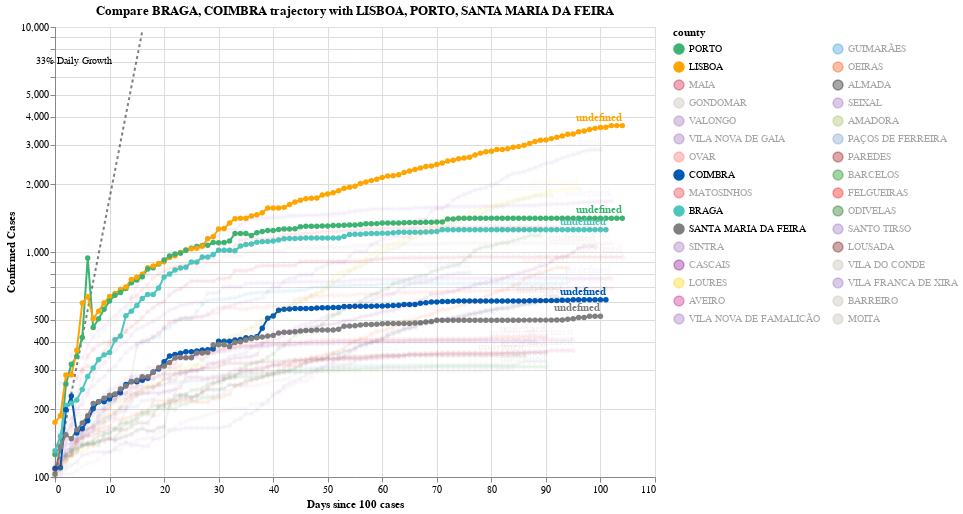

Notebook source saved alongside this figure:
### Code cell
#hide_input
chart4 = make_since_chart(['BRAGA', 'COIMBRA'])
chart4

### Figure 1 — Vega-Lite specification as saved in the notebook (floating-point values rounded to 4 significant figures; data arrays with more than 128 entries replaced by an {"elided": "..."} marker saying what was removed)
{"config": {"view": {"continuousWidth": 400, "continuousHeight": 300}}, "layer": [{"mark": {"type": "line", "color": "black", "opacity": 0.5, "strokeDash": [3, 3]}, "encoding": {"x": {"type": "quantitative", "field": "Days since 100 cases"}, "y": {"type": "quantitative", "field": "Confirmed Cases"}}}, {"mark": {"type": "text", "align": "right", "dx": -30, "dy": 30, "fontSize": 10, "text": "33% Daily Growth"}, "encoding": {"x": {"type": "quantitative", "field": "Days since 100 cases"}, "y": {"type": "quantitative", "field": "Confirmed Cases"}}, "transform": [{"filter": "(datum['Days since 100 cases'] >= 16)"}]}, {"data": {"name": "data-7fd3de8ebbe8fd9a1ec33dc5c481b4f3"}, "mark": {"type": "line", "point": true}, "encoding": {"color": {"type": "nominal", "field": "county", "legend": {"columns": 2, "symbolLimit": 32}, "scale": {"domain": ["PORTO", "LISBOA", "MAIA", "GONDOMAR", "VALONGO", "VILA NOVA DE GAIA", "OVAR", "COIMBRA", "MATOSINHOS", "BRAGA", "SANTA MARIA DA FEIRA", "SINTRA", "CASCAIS", "LOURES", "AVEIRO", "VILA NOVA DE FAMALICÃO", "GUIMARÃES", "OEIRAS", "ALMADA", "SEIXAL", "AMADORA", "PAÇOS DE FERREIRA", "PAREDES", "BARCELOS", "FELGUEIRAS", "ODIVELAS", "SANTO TIRSO", "LOUSADA", "VILA DO CONDE", "VILA FRANCA DE XIRA", "BARREIRO", "MOITA"], "range": ["mediumseagreen", "orange", "#C60C30", "#C1B7AD", "#9467bd", "#9467bd", "#FF6666", "#0059B3", "#ED2939", "#4DC6BD", "grey", "#9467bd", "purple", "#FFCD00", "#C71585", "#9467bd", "#2495D3", "#FF4500", "black", "#9467bd", "#A1BA59", "#7499c7", "#990000", "green", "#ff0000", "#006600", "#9467bd", "#6f0000", "#C1B7AD", "#9467bd", "#C1B7AD", "#C1B7AD"]}}, "opacity": {"condition": {"value": 1, "selection": "selector004"}, "value": 0.05}, "tooltip": [{"type": "temporal", "field": "Date"}, {"type": "nominal", "field": "county"}, {"type": "quantitative", "field": "Confirmed Cases"}, {"type": "quantitative", "field": "Days since 100 cases"}], "x": {"type": "quantitative", "field": "Days since 100 cases"}, "y": {"type": "quantitative", "field": "Confirmed Cases", "scale": {"type": "log"}}}, "height": 450, "selection": {"selector004": {"type": "multi", "fields": ["county"], "bind": "legend", "init": [{"county": "BRAGA"}, {"county": "COIMBRA"}, {"county": "LISBOA"}, {"county": "PORTO"}, {"county": "SANTA MARIA DA FEIRA"}]}}, "width": 600}, {"data": {"name": "data-7fd3de8ebbe8fd9a1ec33dc5c481b4f3"}, "mark": {"type": "text", "align": "right", "dy": -8, "fontWeight": "bold"}, "encoding": {"color": {"type": "nominal", "field": "county", "legend": {"columns": 2, "symbolLimit": 32}, "scale": {"domain": ["PORTO", "LISBOA", "MAIA", "GONDOMAR", "VALONGO", "VILA NOVA DE GAIA", "OVAR", "COIMBRA", "MATOSINHOS", "BRAGA", "SANTA MARIA DA FEIRA", "SINTRA", "CASCAIS", "LOURES", "AVEIRO", "VILA NOVA DE FAMALICÃO", "GUIMARÃES", "OEIRAS", "ALMADA", "SEIXAL", "AMADORA", "PAÇOS DE FERREIRA", "PAREDES", "BARCELOS", "FELGUEIRAS", "ODIVELAS", "SANTO TIRSO", "LOUSADA", "VILA DO CONDE", "VILA FRANCA DE XIRA", "BARREIRO", "MOITA"], "range": ["mediumseagreen", "orange", "#C60C30", "#C1B7AD", "#9467bd", "#9467bd", "#FF6666", "#0059B3", "#ED2939", "#4DC6BD", "grey", "#9467bd", "purple", "#FFCD00", "#C71585", "#9467bd", "#2495D3", "#FF4500", "black", "#9467bd", "#A1BA59", "#7499c7", "#990000", "green", "#ff0000", "#006600", "#9467bd", "#6f0000", "#C1B7AD", "#9467bd", "#C1B7AD", "#C1B7AD"]}}, "opacity": {"condition": {"value": 1, "selection": "selector004"}, "value": 0.05}, "text": {"type": "nominal", "field": "Country"}, "tooltip": [{"type": "temporal", "field": "Date"}, {"type": "nominal", "field": "county"}, {"type": "quantitative", "field": "Confirmed Cases"}, {"type": "quantitative", "field": "Days since 100 cases"}], "x": {"type": "quantitative", "field": "Days since 100 cases"}, "y": {"type": "quantitative", "field": "Confirmed Cases", "scale": {"type": "log"}}}, "height": 450, "transform": [{"filter": "(datum['Date'] >= 1593993600000)"}], "width": 600}], "data": {"name": "data-7493277d87c6abc7391ebb790fe2b5de"}, "title": "Compare BRAGA, COIMBRA trajectory with LISBOA, PORTO, SANTA MARIA DA FEIRA", "$schema": "https://vega.github.io/schema/vega-lite/v4.8.1.json", "datasets": {"data-7493277d87c6abc7391ebb790fe2b5de": [{"Days since 100 cases": 0, "Confirmed Cases": 100.0}, {"Days since 100 cases": 1, "Confirmed Cases": 133.0}, {"Days since 100 cases": 2, "Confirmed Cases": 176.9}, {"Days since 100 cases": 3, "Confirmed Cases": 235.3}, {"Days since 100 cases": 4, "Confirmed Cases": 312.9}, {"Days since 100 cases": 5, "Confirmed Cases": 416.2}, {"Days since 100 cases": 6, "Confirmed Cases": 553.5}, {"Days since 100 cases": 7, "Confirmed Cases": 736.1}, {"Days since 100 cases": 8, "Confirmed Cases": 979.1}, {"Days since 100 cases": 9, "Confirmed Cases": 1302.0}, {"Days since 100 cases": 10, "Confirmed Cases": 1732.0}, {"Days since 100 cases": 11, "Confirmed Cases": 2303.0}, {"Days since 100 cases": 12, "Confirmed Cases": 3064.0}, {"Days since 100 cases": 13, "Confirmed Cases": 4074.0}, {"Days since 100 cases": 14, "Confirmed Cases": 5419.0}, {"Days since 100 cases": 15, "Confirmed Cases": 7207.0}, {"Days since 100 cases": 16, "Confirmed Cases": 9586.0}], "data-7fd3de8ebbe8fd9a1ec33dc5c481b4f3": {"elided": "3005 records"}}}
